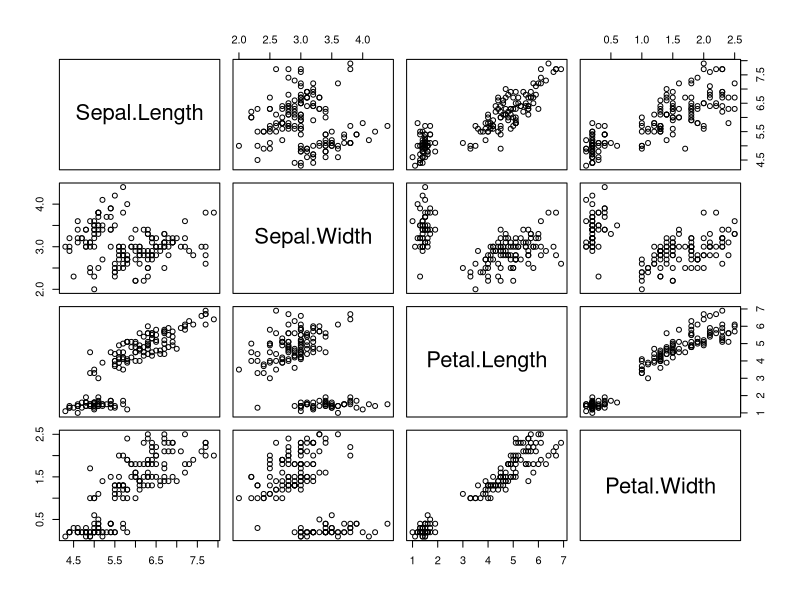
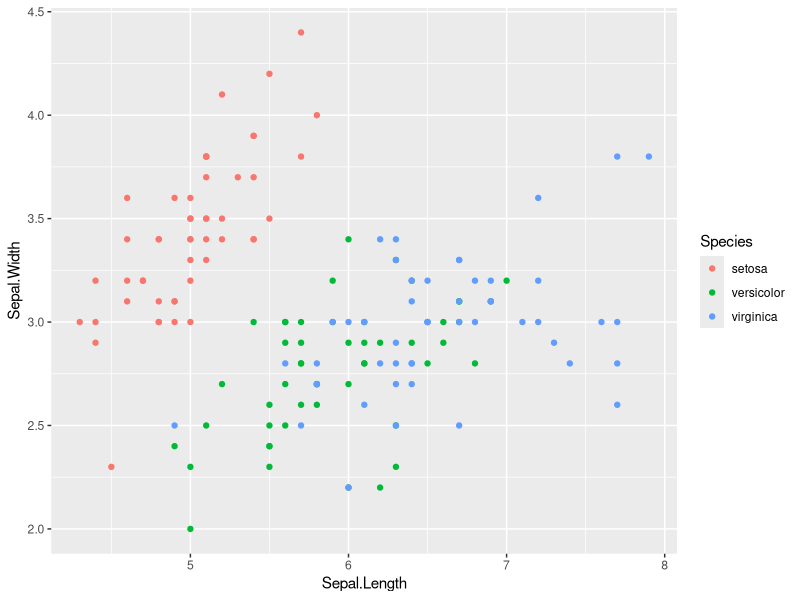

The R script that drew these images, in order:
## ---- chunk 1
knitr::opts_chunk$set(echo = TRUE)
## ---- chunk 2
#This bit will be in R as I started it with the weird syntax
#It stays in R until I end it. This is therefore an R chunk (technical term)
#Press the green arrow to the right to run the R code

print("Hello world!")
## ---- chunk 3
str(iris)
pairs(iris[,1:4])
## ---- chunk 4
library(tidyverse)
ggplot(iris, aes(x=Sepal.Length, y=Sepal.Width, colour = Species)) + geom_point()
